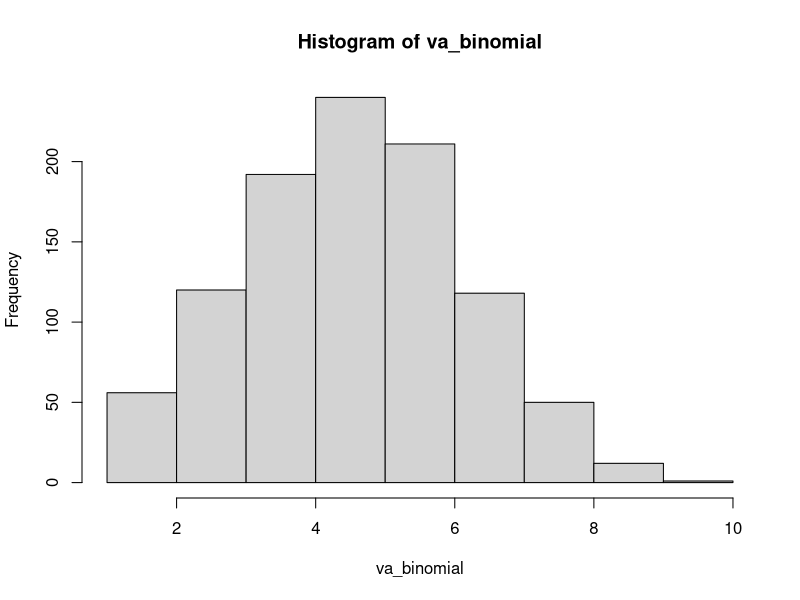
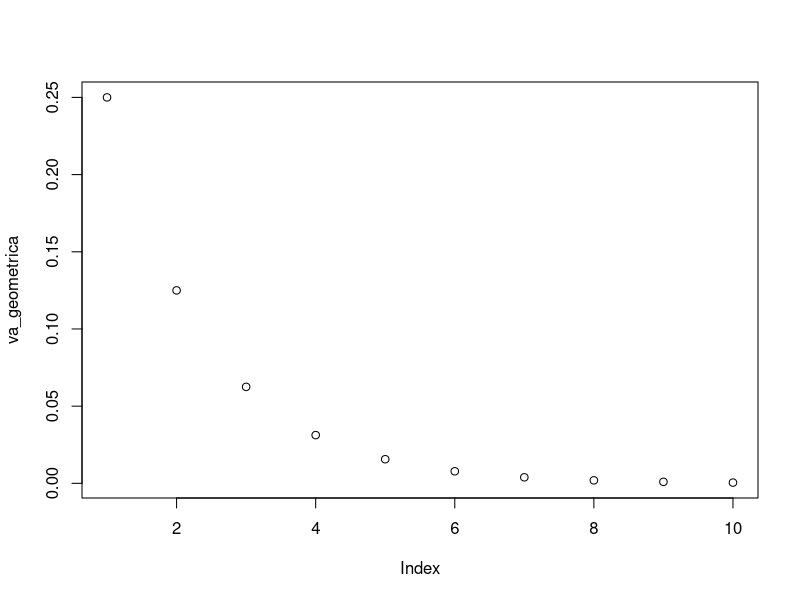
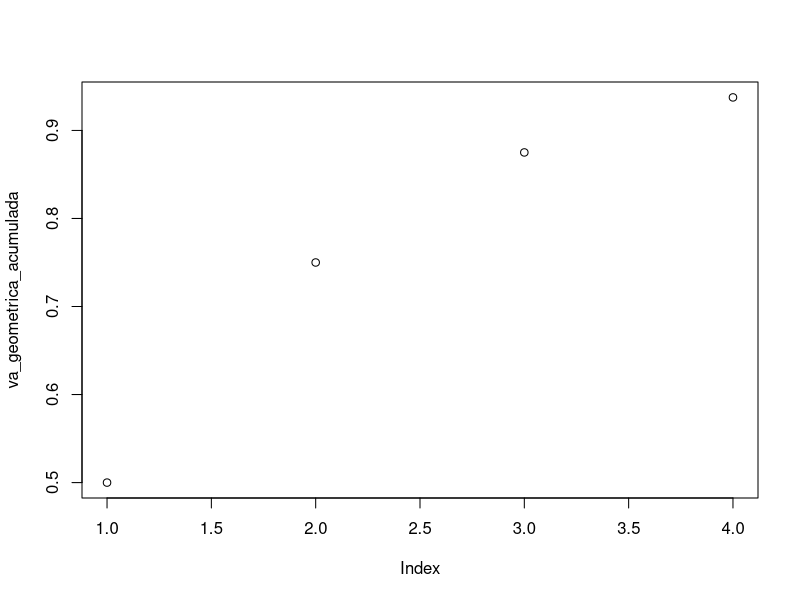
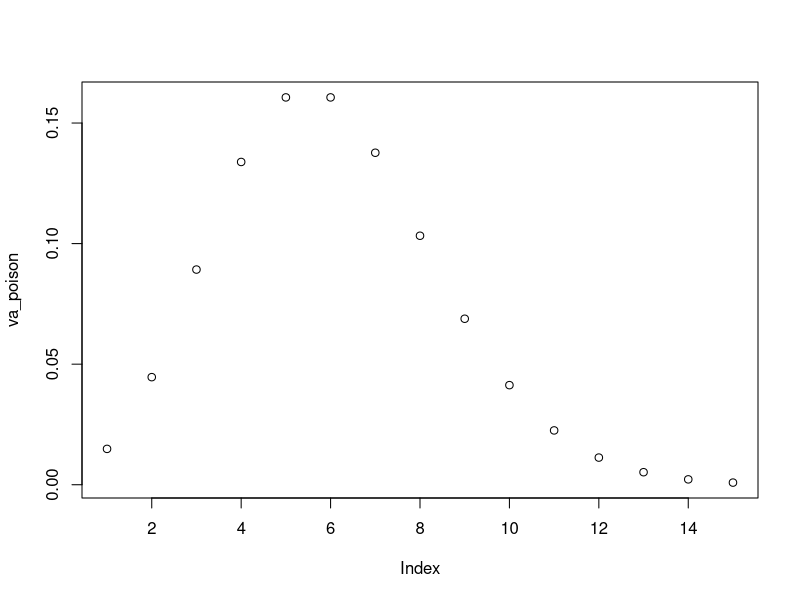
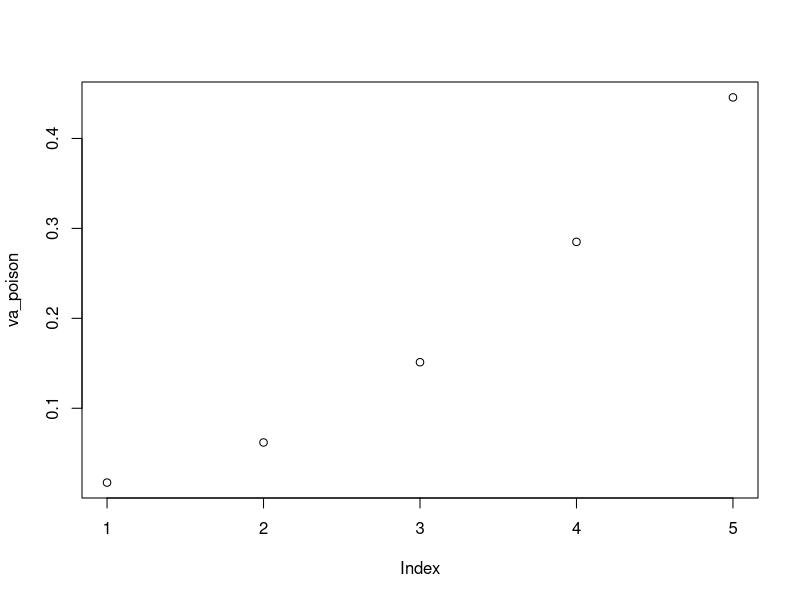
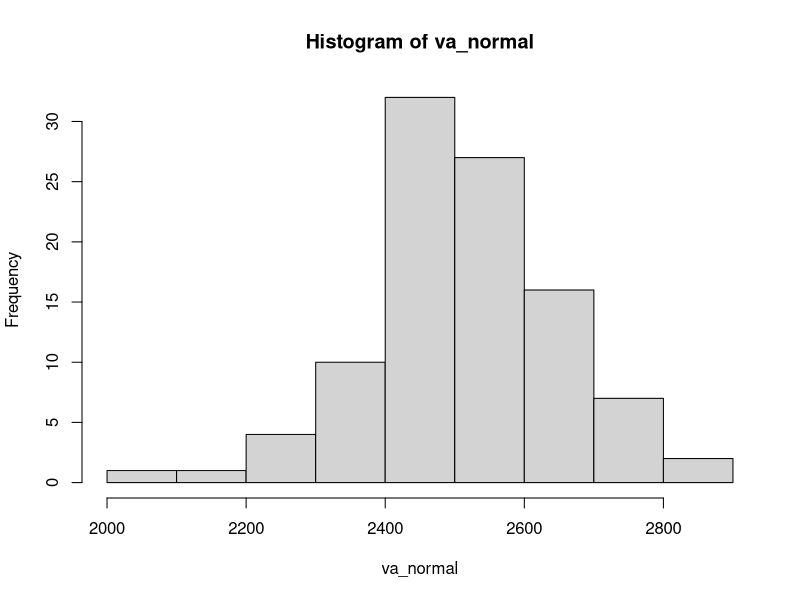
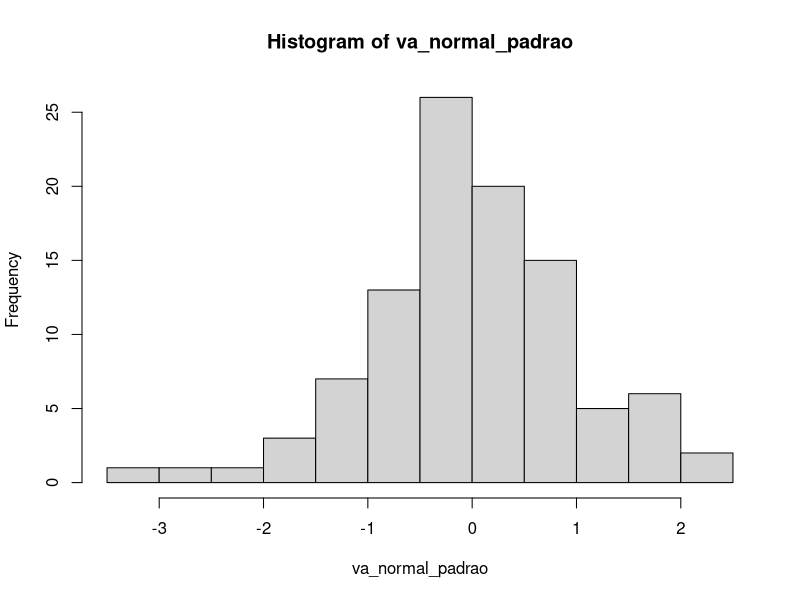
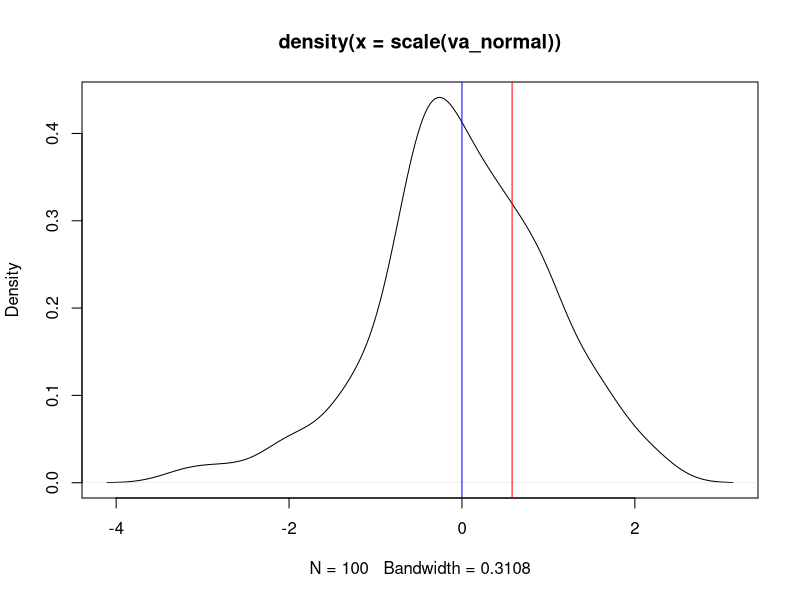

Write the R code that produced these figures, in order.
#Estatística Computacional – Probabilidades com o R

####### Distribuições de Probabilidades #######

####### Distribuições Discretas #######

#########################################
#### DISTRIBUIÇÃO BINOMIAL ####
rm(list=ls(all=TRUE))
#########################################

# Exemplo: Definindo como sucesso o cliente comprar, e supondo que a probabilidade de sucesso é 50%.
# Ao passar 10 clientes em nossa loja, qual a probabilidade de realizarmos 2 vendas?
#Ou seja, queremos encontrar a probabilidade de dois sucessos, em dez tentativas. Cuja probabilidade de sucesso
# em cada tentativa é 50%

dbinom (x = 2, size = 10, prob = 0.5)*100
#Onde:
# x é o número de sucessos,
# size é o número de tentativas,
# prob é a probabilidade de sucesso em cada tentativa

# A função a seguir gera quantidades aleatórias de sucesso oriundos de uma quantidade (size) de tentativas dada a probabilidade
#(prob) de sucesso.
# É útil para realizar experimentos. Podemos simular qual a frequencia esperada de vendas a cada dez clientes ?
  #Ainda mantendo a probabilidade de sucesso (cliente comprar) de 50%

va_binomial <- rbinom(n = 1000, size=10, prob=0.5)
#Onde:
# n é a quantidade de vezes que o experimento deve ser repetido
# size é o número de tentativas a cada experimento
# prob é o número de sucesso em cada uma das tentativas

hist(va_binomial) # A maior barra no histograma representa a quantidade esperada de vendas
#Ajuste o parametro n para 1000 e plote o histograma, observe como a distribuição binomial se aproxima da normal
# Podemos também querer a probabilidade de que até dois clientes comprem.

#Ao invés de saber a probabilidade de exatos dois comprarem.
#A probabilidade de até dois clientes comprarem é:
#(probabilidade de nenhum cliente comprar) + (probabilidade de um cliente comprar) + probabilidade de dois cliente comprarem)

#Formalizando: P(X<=2) = P(X=0) + P(X=1) + P(X=2)
pbinom(q = 2,size = 10, prob = 0.5)
#A probabilidade de que até dois clientes comprem ao entrarem dez clientes, é de 5,48%


##################################
#### DISTRIBUIÇÃO GEOMÉTRICA ####
##################################

#Exemplo: Definindo como sucesso o cliente comprar, e supondo que a probabilidade de sucesso é 50%.
#Qual a probabilidade da primeira venda ocorrer quando o quinto cliente entrar na loja?
dgeom(x = 5, prob = 0.5) 
#Onde:
# x é o número de tentativas
# prob é a probabilidade de sucessos

# Podemos utilizar a mesma função para nos dar a probabilidade do sucesso ocorrer na primeira tentativa,
#Segunda tentativa, terceira tentativa ... até a décima tentativa.
va_geometrica <- dgeom(x = 1:10, prob = 0.5)
va_geometrica
plot(va_geometrica) #Veja como as probabilidades vão diminuindo. A probabilidade de sucesso de 50% é relativamente alta,
#então é muito provavel que o sucesso ocorra logo nas primeiras tentativas

# Podemos utilizar a distribuição geométrica acumulada para saber qual a probabilidade do primeiro sucesso
#ocorrer na primeira tentativa OU na segunda tentativa OU na terceira tentativa
#Formalizando, queremos: P(X<=3)
va_geometrica_acumulada <- pgeom(0:3, prob = 0.5)
plot(va_geometrica_acumulada)

#########################################
#### DISTRIBUIÇÃO BINOMIAL NEGATIVA ####
#########################################

# Exemplo: Definindo como sucesso o cliente comprar, e supondo que a probabilidade de sucesso é 50%.
#Qual a probabilidade de ter que entrar 8 clientes até que a segunda venda ocorra?

dnbinom(x=2, size = 8, prob = 0.50)

#Onde:
# x é o número de sucessos
# size é a quantidade de tentativos
# prob é a probabilidade de sucesso
#Também pode ser calculado assim:
p <- 0.50
x <- 8
r <- 2
choose(x-1,r-1)*(p^r)*(1-p)^(x-r)

#########################################
#### DISTRIBUIÇÃO POISSON ####
#########################################

# Exemplo: Uma loja recebe em média, 6 (𝝺) clientes por minuto. Qual a probabilidade de que 5(x) clientes
#entrem em um minuto?

dpois(x= 5,lambda = 6)

#Onde:
# x é a quantidade a ser testada
# lambda é a taxa média de ocorrêcia do evento em um determinado período de intervalo de tempo ou espaço

# Podemos utilizar a mesma funcao para obter a probabilidade de entrar um cliente, dois clientes... quinze clientes

va_poison <- dpois(x = 1:15, lambda = 6)
plot(va_poison)
# Observe que os valores se distribuiem simetricamente en tormo de seis, use acontece porque o paramentro
#lambda é a média (e também o desvio padrão) da distribuição de Poisson

# Também podemos obter a probabilidade acumulada de até 5 clientes entrarem na loja em um minuto
#Formalizando, queremos: P(X<=5)

va_poison <- ppois(1:5, lambda = 6)
plot(va_poison)


####### Distribuições Contínuas #######

#########################################
#### DISTRIBUIÇÃO NORMAL ####
#########################################

# Exemplo: Suponha que a distribuição dos salários dos funcionários de uma empresa sigam uma distribuição
#normal com média 𝜇=2.500 e desvio padrão σ= 170.
# Ao selecionar aleatoriamente um indivíduo dessa população, qual a probabilidade de ter salário entre
#2.400 e 2.600?

# Precisamos achar a probabilidade do indivíduo ter um salário de até 2.600 e subtrair pela probabilidade do
#indivíduo ter o salário até 2.400

#P(X<=2600)
probabilidade_ate_2600 <- pnorm(q = 2600, mean = 2500, sd =170 )

#P(X<=2400)
probabilidade_ate_2400 <- pnorm(q = 2400, mean = 2500, sd =170 )

#P(X<=2600) - P(X<=2400)
probabilidade_ate_2600 - probabilidade_ate_2400

#Podemos gerar 100 números aleatórios para uma distribuição normal com média 2500 e desvio padrão 170
va_normal <- rnorm(n = 100, mean = 2500,sd = 170)
hist(va_normal)

#########################################
#### DISTRIBUIÇÃO NORMAL PADRÃO ####
#########################################

# O comando scale() padroniza uma variável aleatória.

#Ao aplicar o comando na variável va_normal que acabmos de criar, ela ficará com média zero e desvio padrão unitário
va_normal_padrao <- scale(va_normal)
hist(va_normal_padrao)

# Exemplo: Suponha que a distribuição dos salários dos funcionários de uma empresa sigam uma distribuição
#normal com média 𝜇=2.500 e desvio padrão σ= 170.
# Ao selecionar aleatoriamente um indivíduo dessa população, qual a probabilidade de ter
#salário acima de 2.600 ?
#Padronização
z <- (2600-2500)/170
pnorm(z, mean = 0, sd = 1)
#ou simplesmente
pnorm(z)

#Podemos também visualizar onde está o nosso valor Z em relação a média
plot(density(scale(va_normal))) #Plota curva de densidade
abline(v = 0,col = 'blue') #Gera uma linha sobre média, que é zero pois padronizamos a distribuição
abline(v = 0.58,col = 'red') #Gera uma linha sobre o valor z obtido

#########################################
#### DISTRIBUIÇÃO F ####
#########################################

#Gerando uma amostra aleatória de 1000 número seguindo uma distribuição F
va_f <- rf( n= 1000, df1 = 5 , df2 = 33 )
# Onde:
# n é a quantidade de números a ser gerado
# df1 é o primeiro grau de liberidade
# df2 é o segundo grau de liberdade
hist(va_f)
#Vá aumentando os graus de liberdade e observe como a distribuição se aproxima da normal
#Informação Extra: Uma distribuição F é a razão entre duas chi-quadrado

#########################################
#### DISTRIBUIÇÃO T ####
#########################################

#Gera uma amostra aleatória de 1000 números seguindo uma distribuição T
va_t <- rt(1000, df = 50)
hist(va_t)
#Observe que a distribuição t, assim como a normal padrão, é centrada no zero
#Vá aumentando o grau de liberdade e observando o comportamento do histograma

#########################################
#### DISTRIBUIÇÃO QUI-QUADRADO ####
#########################################

#Gera uma amostra aleatória de 1000 números seguindo uma distribuição qui-quadrado
va_QuiQuadrado <- rchisq(1000,df = 3)
hist(va_QuiQuadrado)
